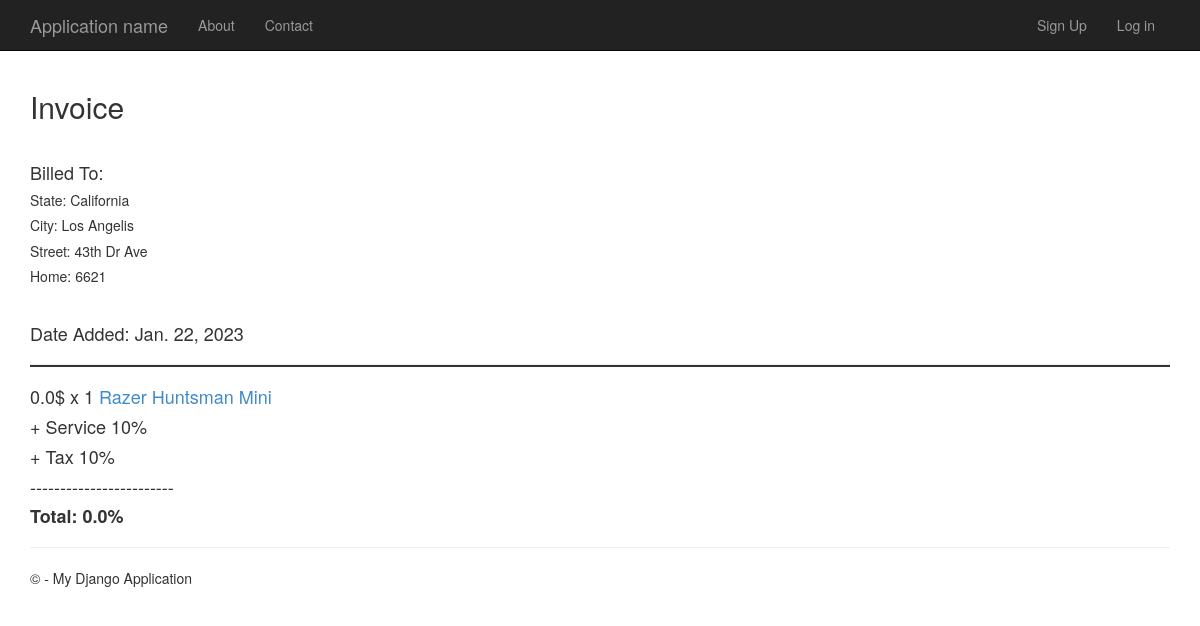
/invoice/2/, run on an earlier commit of the app's database.
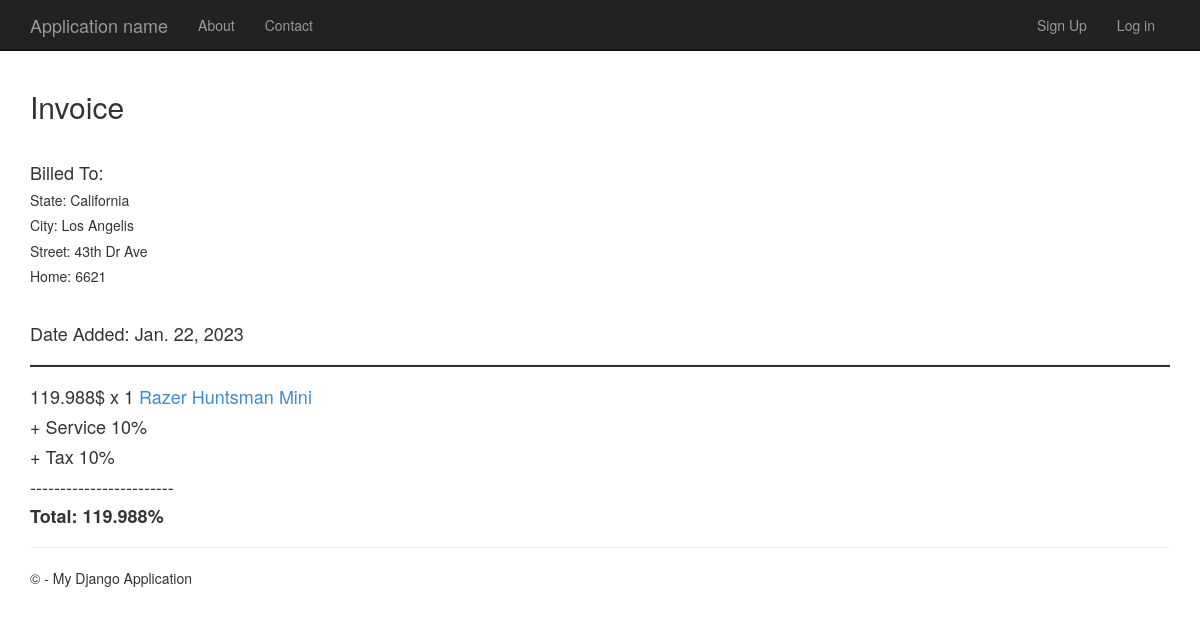
And on a later commit of the database.
### item/models.py (models this page shows, shortened)
class DeliveryOrder(models.Model):
    date_added_order = models.DateField(auto_now_add=True)
    item = models.ForeignKey(Item, on_delete=models.CASCADE)
    user = models.ForeignKey(User, on_delete=models.CASCADE)
    quantity = models.IntegerField(default=1)
    state = models.CharField(max_length=30)
    city = models.CharField(max_length=30)
    address = models.CharField(max_length=255)
    home = models.CharField(max_length=30)
    is_verified = models.BooleanField(default=False)
    is_approved = models.BooleanField(default=False)
    is_completed = models.BooleanField(default=False)
    is_canceled = models.BooleanField(default=False)
    is_invoice = models.BooleanField(default=False)
    is_invoice_created = models.BooleanField(default=False)
    service = models.IntegerField(default=10)
    tax = models.IntegerField(default=10)
    quantity = models.IntegerField(default=1)
    invoice = models.FloatField(default=0)

class Item(models.Model):
    name = models.CharField(max_length=50)
    owner = models.ForeignKey(User, on_delete=models.CASCADE)
    price = models.FloatField()
    quantity = models.IntegerField(default=1)
    description = models.TextField(null=True, default=None, blank=True)
    def __str__(self):
        return self.name

### item/views.py (the view)
# urls.py: path("invoice/<invoice_id>/", views.invoice_detail, name="invoice-detail"),
def invoice_detail(request, invoice_id):
    invoice = DeliveryOrder.objects.get(pk=invoice_id)
    return render(request, 'items/invoice_detail.html', {"invoice": invoice})

### item/templates/items/invoice_detail.html (shortened to what this page needs)
{% extends "app/layout.html" %}
{% block content %}
<div>
    <br/>
    <h2>Invoice</h2><br/>
    <h4>Billed To:</h4>
    <h5>State: {{ invoice.state }}</h5>
    <h5>City: {{ invoice.city }}</h5>
    <h5>Street: {{ invoice.address }}</h5>
    <h5>Home: {{ invoice.home }}</h5>
    <br/>
    <h4>Date Added: {{ invoice.date_added_order }}</h4>
    <hr style="border-bottom: 2px solid;"/>
    <h4>{{ invoice.invoice }}$ x {{ invoice.quantity }} <a href="{% url 'item-detail' invoice.item.id %}">{{ invoice.item }}</a></h4>
    <h4>+ Service {{ invoice.service }}%</h4>
    <h4>+ Tax {{ invoice.tax }}%</h4>
    <h4>------------------------</h4>
    <h4><b>Total: {{ invoice.invoice }}%</b></h4>
</div>
{% endblock %}

What changed in the data, as far as the page shows it:
changed DeliveryOrder "California": invoice "0.0" → "119.988"
